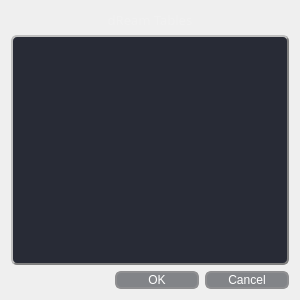
<?xml version="1.0" encoding="UTF-8"?>
<ui version="4.0">
 <class>Dialog</class>
 <widget class="QDialog" name="Dialog">
  <property name="geometry">
   <rect>
    <x>0</x>
    <y>0</y>
    <width>300</width>
    <height>300</height>
   </rect>
  </property>
  <property name="minimumSize">
   <size>
    <width>300</width>
    <height>300</height>
   </size>
  </property>
  <property name="maximumSize">
   <size>
    <width>300</width>
    <height>300</height>
   </size>
  </property>
  <property name="windowTitle">
   <string>Confirm</string>
  </property>
  <property name="windowIcon">
   <iconset resource="img.qrc">
    <normaloff>:/Icon</normaloff>:/Icon</iconset>
  </property>
  <property name="styleSheet">
   <string notr="true">QDialog{
	background-image: url(:/background);

}</string>
  </property>
  <layout class="QGridLayout" name="gridLayout">
   <item row="0" column="0">
    <widget class="QLabel" name="dReamsLabel">
     <property name="palette">
      <palette>
       <active>
        <colorrole role="WindowText">
         <brush brushstyle="SolidPattern">
          <color alpha="30">
           <red>255</red>
           <green>255</green>
           <blue>255</blue>
          </color>
         </brush>
        </colorrole>
        <colorrole role="Text">
         <brush brushstyle="SolidPattern">
          <color alpha="30">
           <red>255</red>
           <green>255</green>
           <blue>255</blue>
          </color>
         </brush>
        </colorrole>
        <colorrole role="ButtonText">
         <brush brushstyle="SolidPattern">
          <color alpha="30">
           <red>255</red>
           <green>255</green>
           <blue>255</blue>
          </color>
         </brush>
        </colorrole>
        <colorrole role="PlaceholderText">
         <brush brushstyle="NoBrush">
          <color alpha="128">
           <red>255</red>
           <green>255</green>
           <blue>255</blue>
          </color>
         </brush>
        </colorrole>
       </active>
       <inactive>
        <colorrole role="WindowText">
         <brush brushstyle="SolidPattern">
          <color alpha="30">
           <red>255</red>
           <green>255</green>
           <blue>255</blue>
          </color>
         </brush>
        </colorrole>
        <colorrole role="Text">
         <brush brushstyle="SolidPattern">
          <color alpha="30">
           <red>255</red>
           <green>255</green>
           <blue>255</blue>
          </color>
         </brush>
        </colorrole>
        <colorrole role="ButtonText">
         <brush brushstyle="SolidPattern">
          <color alpha="30">
           <red>255</red>
           <green>255</green>
           <blue>255</blue>
          </color>
         </brush>
        </colorrole>
        <colorrole role="PlaceholderText">
         <brush brushstyle="NoBrush">
          <color alpha="128">
           <red>255</red>
           <green>255</green>
           <blue>255</blue>
          </color>
         </brush>
        </colorrole>
       </inactive>
       <disabled>
        <colorrole role="WindowText">
         <brush brushstyle="SolidPattern">
          <color alpha="30">
           <red>255</red>
           <green>255</green>
           <blue>255</blue>
          </color>
         </brush>
        </colorrole>
        <colorrole role="Text">
         <brush brushstyle="SolidPattern">
          <color alpha="30">
           <red>255</red>
           <green>255</green>
           <blue>255</blue>
          </color>
         </brush>
        </colorrole>
        <colorrole role="ButtonText">
         <brush brushstyle="SolidPattern">
          <color alpha="30">
           <red>255</red>
           <green>255</green>
           <blue>255</blue>
          </color>
         </brush>
        </colorrole>
        <colorrole role="PlaceholderText">
         <brush brushstyle="NoBrush">
          <color alpha="128">
           <red>255</red>
           <green>255</green>
           <blue>255</blue>
          </color>
         </brush>
        </colorrole>
       </disabled>
      </palette>
     </property>
     <property name="font">
      <font>
       <family>Gugi</family>
       <pointsize>10</pointsize>
       <weight>50</weight>
       <italic>false</italic>
       <bold>false</bold>
      </font>
     </property>
     <property name="styleSheet">
      <string notr="true">color: rgb(255, 255, 255, 30);</string>
     </property>
     <property name="text">
      <string>dReam Tables</string>
     </property>
     <property name="alignment">
      <set>Qt::AlignCenter</set>
     </property>
    </widget>
   </item>
   <item row="1" column="0">
    <widget class="QTextBrowser" name="confirmTextBrowser">
     <property name="font">
      <font>
       <pointsize>12</pointsize>
       <weight>75</weight>
       <italic>true</italic>
       <bold>true</bold>
      </font>
     </property>
     <property name="styleSheet">
      <string notr="true">QTextBrowser{
    border-color: rgb(128, 128, 128);
    border-style: outset;
    border-width: 2px;
    border-radius: 6px;
    padding: 3px;
    background-color: rgba(28, 31, 43,  240);
    color: rgb(255, 255, 255);
}</string>
     </property>
     <property name="html">
      <string>&lt;!DOCTYPE HTML PUBLIC &quot;-//W3C//DTD HTML 4.0//EN&quot; &quot;http://www.w3.org/TR/REC-html40/strict.dtd&quot;&gt;
&lt;html&gt;&lt;head&gt;&lt;meta name=&quot;qrichtext&quot; content=&quot;1&quot; /&gt;&lt;style type=&quot;text/css&quot;&gt;
p, li { white-space: pre-wrap; }
&lt;/style&gt;&lt;/head&gt;&lt;body style=&quot; font-family:'Ubuntu'; font-size:12pt; font-weight:600; font-style:italic;&quot;&gt;
&lt;p align=&quot;center&quot; style=&quot;-qt-paragraph-type:empty; margin-top:0px; margin-bottom:0px; margin-left:0px; margin-right:0px; -qt-block-indent:0; text-indent:0px; font-size:10pt; font-weight:400; font-style:normal;&quot;&gt;&lt;br /&gt;&lt;/p&gt;&lt;/body&gt;&lt;/html&gt;</string>
     </property>
    </widget>
   </item>
   <item row="2" column="0">
    <widget class="QDialogButtonBox" name="buttonBox">
     <property name="font">
      <font>
       <italic>true</italic>
      </font>
     </property>
     <property name="styleSheet">
      <string notr="true">QPushButton{
	color: rgb(255, 255, 255);
    background-color: rgba(85, 88, 93, 180);
    border: 2px solid #8f8f91;
    border-radius: 6px;
    min-width: 80px;
}

QPushButton:hover {
	background-color: rgba(0, 158, 0, 120);
}

QPushButton:pressed {
	background-color: rgb(56, 47, 165);
}</string>
     </property>
     <property name="orientation">
      <enum>Qt::Horizontal</enum>
     </property>
     <property name="standardButtons">
      <set>QDialogButtonBox::Cancel|QDialogButtonBox::Ok</set>
     </property>
    </widget>
   </item>
  </layout>
 </widget>
 <resources>
  <include location="img.qrc"/>
 </resources>
 <connections>
  <connection>
   <sender>buttonBox</sender>
   <signal>accepted()</signal>
   <receiver>Dialog</receiver>
   <slot>accept()</slot>
   <hints>
    <hint type="sourcelabel">
     <x>172</x>
     <y>282</y>
    </hint>
    <hint type="destinationlabel">
     <x>3</x>
     <y>258</y>
    </hint>
   </hints>
  </connection>
  <connection>
   <sender>buttonBox</sender>
   <signal>rejected()</signal>
   <receiver>Dialog</receiver>
   <slot>reject()</slot>
   <hints>
    <hint type="sourcelabel">
     <x>266</x>
     <y>281</y>
    </hint>
    <hint type="destinationlabel">
     <x>300</x>
     <y>243</y>
    </hint>
   </hints>
  </connection>
 </connections>
</ui>
